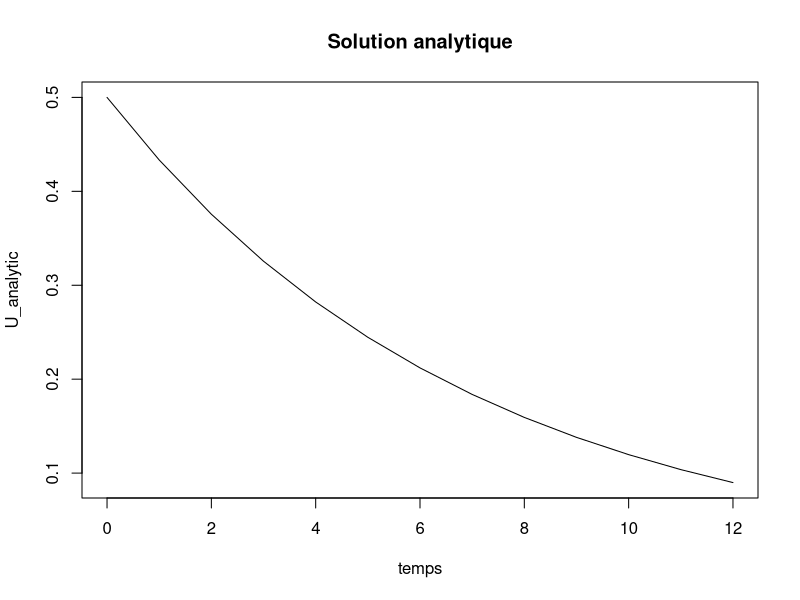
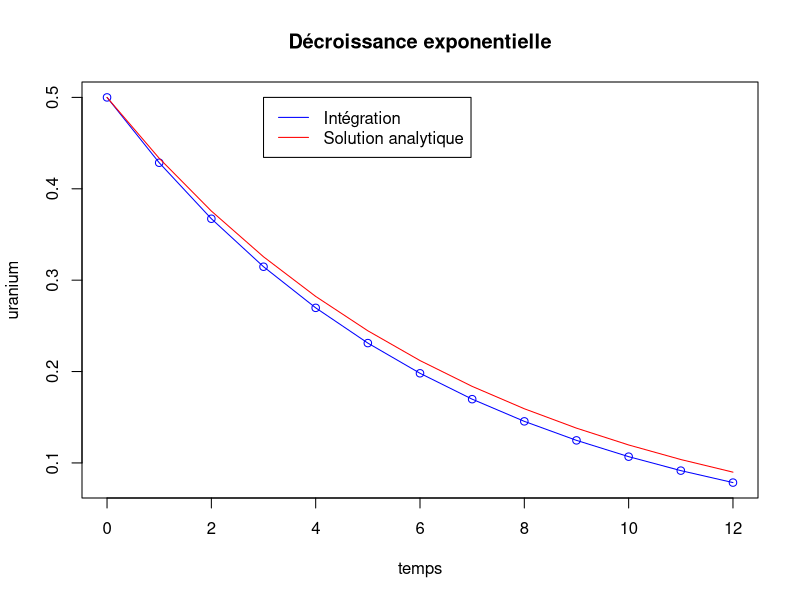
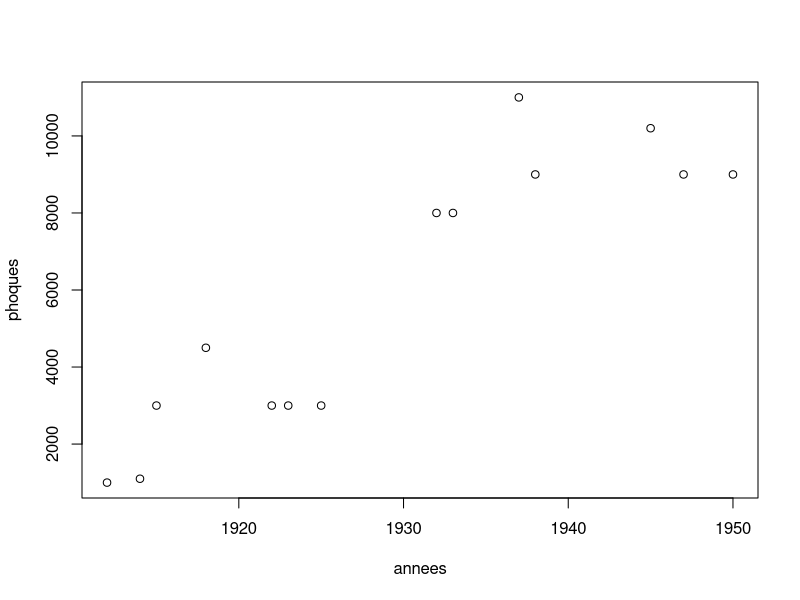
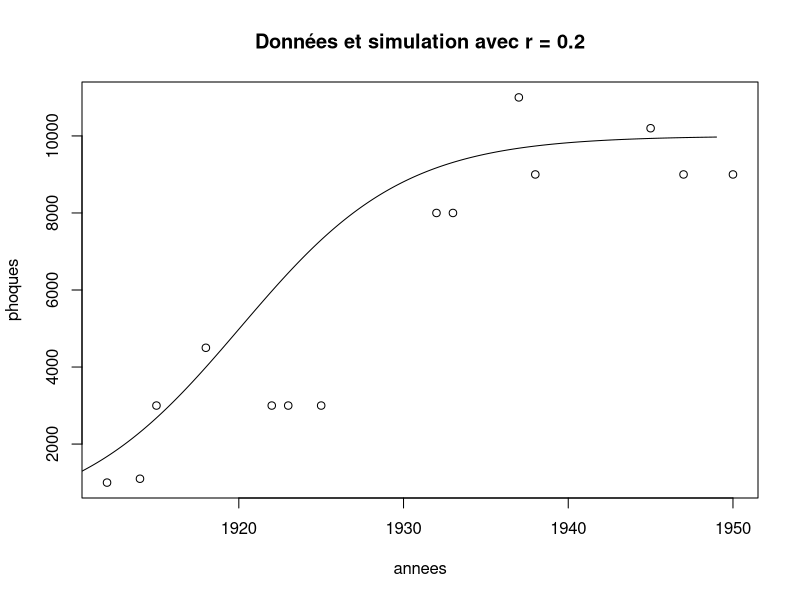
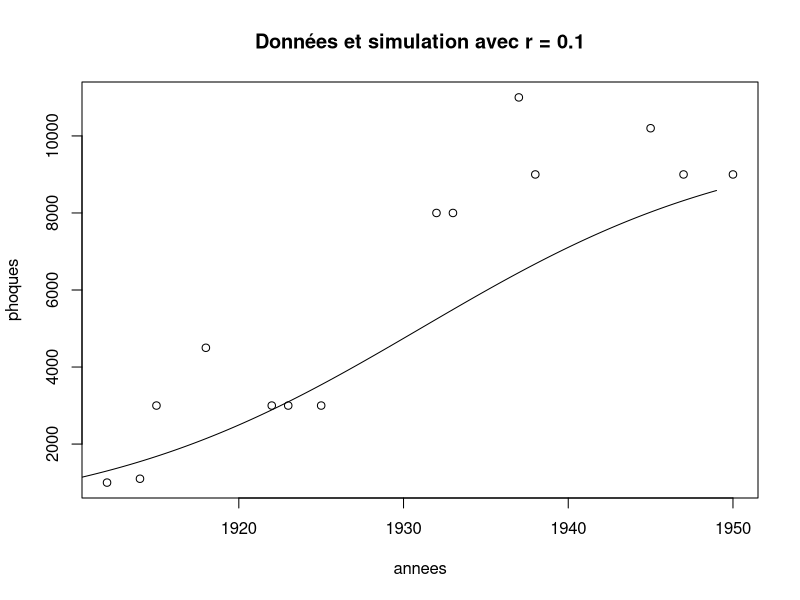
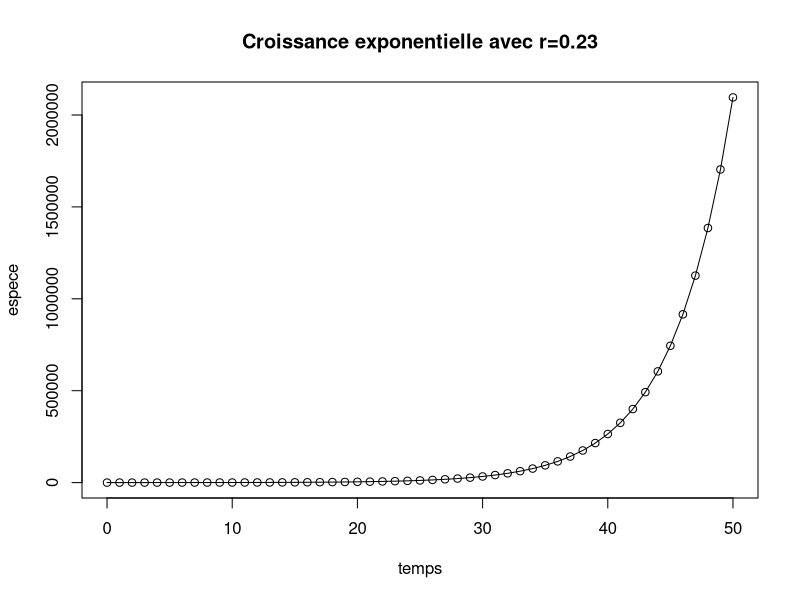
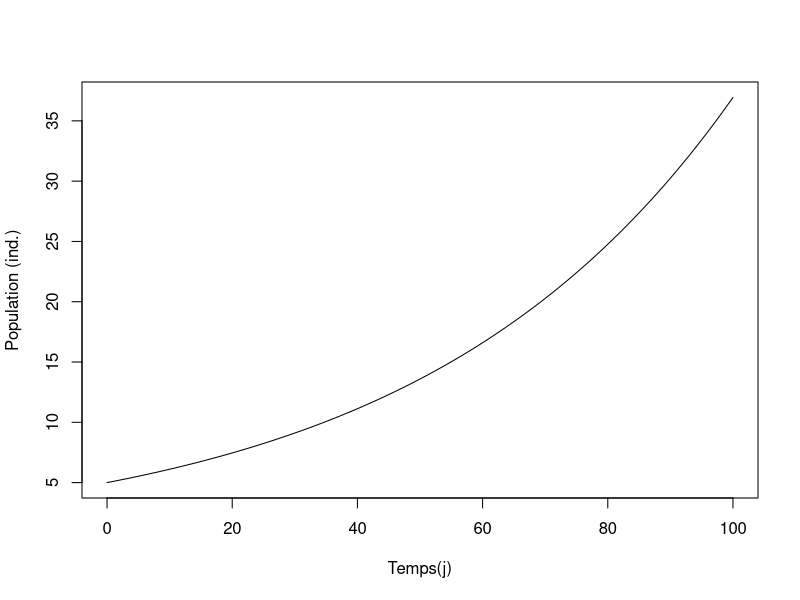
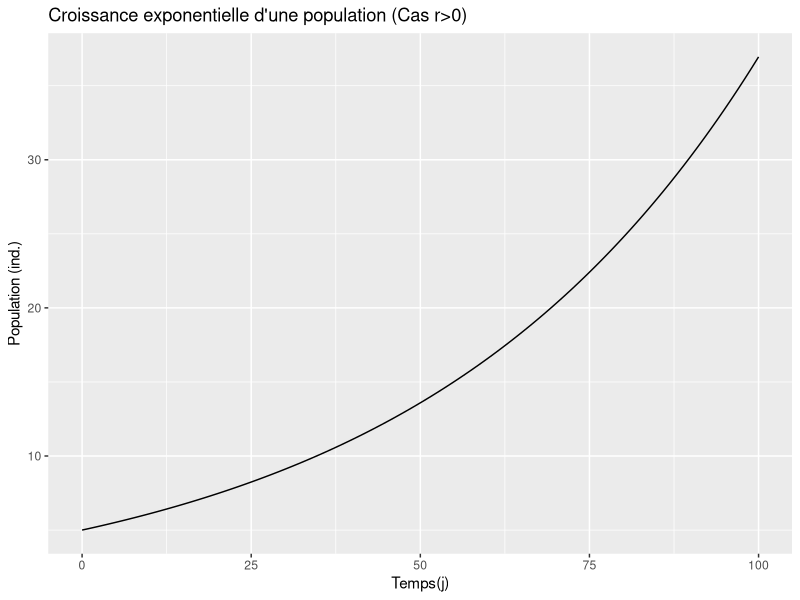

Source code (R) for these figures, in order:
## ---- chunk 1
alpha <- 0.143

# parametres de temps
t0 <- 0
tf <- 12
h <- 1
temps <- seq(t0, tf, by=h)
n <- length(temps)

# tableau rempli de 0
uranium <- rep(NA, times = n)
uranium[1] <- 0.5
## ---- chunk 2
U_analytic <- uranium[1]*exp(-alpha*temps)
plot(temps, U_analytic, "l", main="Solution analytique")
## ---- chunk 3
for (i in 1:length(uranium)) {
  if (i == 1) next;
  uranium[i] <- (1 - alpha*h) * uranium[i-1]
}

plot(temps, uranium, "o", main="Décroissance exponentielle", col="blue")
lines(temps, U_analytic, main="Solution analytique", col="red")
legend(3, 0.5, legend=c("Intégration", "Solution analytique"), col=c("blue", "red"), lty=1)
## ---- chunk 4
# Donnees de suivi de la population de phoques
annees <- c(1912,1914,1915,1918,1922,1923,1925,1932,1933,1937,1938,1945,1947,1950)
phoques <- c(1000,1100,3000,4500,3000,3000,3000,8000,8000,11000,9000,10200,9000,9000)

# Visualisation des donnees
plot(annees,phoques)
## ---- chunk 5
t0 <- 0
tf <- 40
dt <- 0.1

mon_temps <- seq(t0, tf, dt)

nn <- length(mon_temps)
mes_phoques <- rep(NA, times = nn)
mes_phoques[1] <- 1000 # effectif pop à t=0

K <- 10000

simulationForR <- function (r) {
  for (i in 2:length(mes_phoques)) {
    prev <- mes_phoques[i-1]
    dXdt <- r * prev * ( 1 - prev/K)
    mes_phoques[i] <- prev + dXdt * dt
  }
  
  plot(annees, phoques)
  lines(mon_temps+1909, mes_phoques)
  title(main=paste("Données et simulation avec r =", r))
}

simulationForR(0.2)
## ---- chunk 6
simulationForR(0.1)
## ---- chunk 7
t0 <- 0
tf <- 50
dt <- 1
temps <- seq(t0, tf, dt)

espece <- rep(NA, times = length(temps))
espece[1] <- 67

r <- .23

for (i in 2:length(espece)) {
  espece[i] <- espece[i-1] + r * espece[i-1]
}

plot(temps, espece, "o", main="Croissance exponentielle avec r=0.23")
## ---- chunk 8
suppressPackageStartupMessages({
  library(deSolve)
  library(ggplot2)
  library(tidyverse)
})

model1 <- function(t, xx, param) {
  P <- xx[1]
  with(as.list(param), {
    dP <- + r * P # dP/dt = r.P
    list(c(dP)) # resultats mis sous forme de liste
  })
}

# variables d'entrée
t1 <- seq(0, 100, 1)
par1 <- c(r=0.02) # taux de croissance, j^-1
ini1 <- c(P=5) # P(0) = 5

res1 <- as.data.frame(lsoda(ini1, t1, model1, par1))
res1 |> head()
## ---- chunk 9
plot(res1$time, res1$P, 
     type="l", 
     xlab="Temps(j)",
     ylab="Population (ind.)")
## ---- chunk 10
ggplot(res1, aes(x=time, y=P)) +
  geom_line() +
  labs(x="Temps(j)", y="Population (ind.)",
       title="Croissance exponentielle d'une population (Cas r>0)")
## ---- chunk 11
par2 <- c(r=0.02, k=10) #j-1, ind
ini2 <- c(P=6) # unité: ind
t2 <- seq(0, 500, 1) # unité: j

model2 <- function(t, xx, param) {
  P <- xx[1]
  with(as.list(param), {
    dP <- + r * P * (1-P/k) # dP/dt = r.P
    list(c(dP)) # resultats mis sous forme de liste
  })
}

plotLSoda <- function(ini, t, model, par, title) {
  res <- as.data.frame(lsoda(ini, t, model, par))

  print(ggplot(res, aes(x=time, y=P)) +
    geom_line() +
    labs(x="Temps(j)", y="Population (ind.)",
         title=title))
  
  res
}

res2 <- plotLSoda(ini2, t2, model2, par2, 
          "Croissance logistique d'une population (r=0.02, k=10) (cas P0<K)")
## ---- chunk 12
res3 <- plotLSoda(c(P=20), t2, model2, par2,
          "Croissance logistique (p0 > K)")
## ---- chunk 13
res4 <- plotLSoda(c(P=2), t2, model2, par2,
          "Croissance logistique (p0 << K)")
## ---- chunk 14
resall <- cbind(res2, res3$P, res4$P)
colnames(resall) <- c("time", "cas1", "cas2", "cas3")

resall <- resall |>
  pivot_longer(!time, names_to="cas", values_to="P")

ggplot(resall) +
  geom_line(aes(x=time, y=P, color=cas)) +
  labs(y="Population (ind)",x="Temps (j)",
       title="Croissance logistique : comparaison selon la condition initiale",
       color="Condition initiale")
## ---- chunk 15
# dans base R

plot(res2$time, res2$P, type="l", col="red", xlab = "Temps (j)", ylab = "Population (ind.)", ylim=c(0,20))+
lines(res3$time, res3$P, type="l", col="green")+
lines(res4$time, res4$P, type="l", col="blue")
